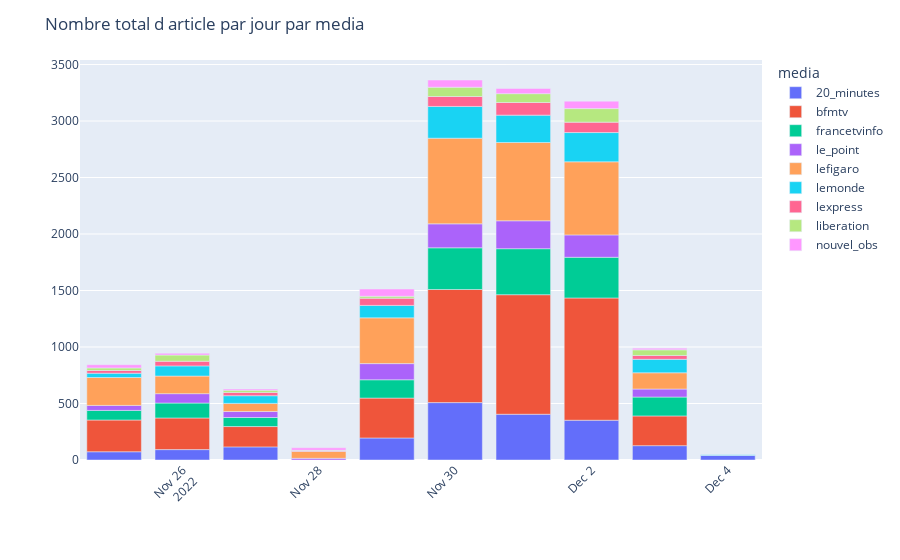

The code cell stored with this chart in its notebook:
### Code cell
fig = go.Figure()
trace_temporal_split = []
trace_temporal_split.append( px.bar(
    df_count_pub_date_media,
    x="news_publication_date",
    y="news_title",
    color='media',
))

fig.update_xaxes(tickangle=-45, title=None)
fig.update_yaxes(title=None)
fig.update_layout(margin={"b": 100}, title_text='Nombre total d article par jour par media')

fig.show()

### Figure 1 — Plotly figure (JSON) as saved in the notebook; plotly's stock layout.template omitted (floating-point values rounded to 4 significant figures)
{"data": [{"alignmentgroup": "True", "hovertemplate": "media=20_minutes<br>news_publication_date=%{x}<br>news_title=%{y}<extra></extra>", "legendgroup": "20_minutes", "marker": {"color": "#636efa", "pattern": {"shape": ""}}, "name": "20_minutes", "offsetgroup": "20_minutes", "orientation": "v", "showlegend": true, "textposition": "auto", "type": "bar", "x": ["2022-11-25", "2022-11-26", "2022-11-27", "2022-11-29", "2022-11-30", "2022-12-01", "2022-12-02", "2022-12-03", "2022-12-04"], "xaxis": "x", "y": [73, 92, 116, 195, 508, 405, 352, 127, 42], "yaxis": "y"}, {"alignmentgroup": "True", "hovertemplate": "media=bfmtv<br>news_publication_date=%{x}<br>news_title=%{y}<extra></extra>", "legendgroup": "bfmtv", "marker": {"color": "#EF553B", "pattern": {"shape": ""}}, "name": "bfmtv", "offsetgroup": "bfmtv", "orientation": "v", "showlegend": true, "textposition": "auto", "type": "bar", "x": ["2022-11-25", "2022-11-26", "2022-11-27", "2022-11-29", "2022-11-30", "2022-12-01", "2022-12-02", "2022-12-03"], "xaxis": "x", "y": [281, 280, 180, 353, 1001, 1058, 1082, 263], "yaxis": "y"}, {"alignmentgroup": "True", "hovertemplate": "media=francetvinfo<br>news_publication_date=%{x}<br>news_title=%{y}<extra></extra>", "legendgroup": "francetvinfo", "marker": {"color": "#00cc96", "pattern": {"shape": ""}}, "name": "francetvinfo", "offsetgroup": "francetvinfo", "orientation": "v", "showlegend": true, "textposition": "auto", "type": "bar", "x": ["2022-11-25", "2022-11-26", "2022-11-27", "2022-11-29", "2022-11-30", "2022-12-01", "2022-12-02", "2022-12-03"], "xaxis": "x", "y": [85, 132, 80, 162, 369, 407, 360, 167], "yaxis": "y"}, {"alignmentgroup": "True", "hovertemplate": "media=le_point<br>news_publication_date=%{x}<br>news_title=%{y}<extra></extra>", "legendgroup": "le_point", "marker": {"color": "#ab63fa", "pattern": {"shape": ""}}, "name": "le_point", "offsetgroup": "le_point", "orientation": "v", "showlegend": true, "textposition": "auto", "type": "bar", "x": ["2022-11-25", "2022-11-26", "2022-11-27", "2022-11-28", "2022-11-29", "2022-11-30", "2022-12-01", "2022-12-02", "2022-12-03"], "xaxis": "x", "y": [44, 83, 53, 15, 143, 212, 247, 198, 71], "yaxis": "y"}, {"alignmentgroup": "True", "hovertemplate": "media=lefigaro<br>news_publication_date=%{x}<br>news_title=%{y}<extra></extra>", "legendgroup": "lefigaro", "marker": {"color": "#FFA15A", "pattern": {"shape": ""}}, "name": "lefigaro", "offsetgroup": "lefigaro", "orientation": "v", "showlegend": true, "textposition": "auto", "type": "bar", "x": ["2022-11-25", "2022-11-26", "2022-11-27", "2022-11-28", "2022-11-29", "2022-11-30", "2022-12-01", "2022-12-02", "2022-12-03", "2022-12-04"], "xaxis": "x", "y": [247, 156, 72, 61, 405, 758, 693, 647, 144, 1], "yaxis": "y"}, {"alignmentgroup": "True", "hovertemplate": "media=lemonde<br>news_publication_date=%{x}<br>news_title=%{y}<extra></extra>", "legendgroup": "lemonde", "marker": {"color": "#19d3f3", "pattern": {"shape": ""}}, "name": "lemonde", "offsetgroup": "lemonde", "orientation": "v", "showlegend": true, "textposition": "auto", "type": "bar", "x": ["2022-11-25", "2022-11-26", "2022-11-27", "2022-11-29", "2022-11-30", "2022-12-01", "2022-12-02", "2022-12-03", "2022-12-04"], "xaxis": "x", "y": [38, 90, 68, 110, 281, 242, 259, 119, 4], "yaxis": "y"}, {"alignmentgroup": "True", "hovertemplate": "media=lexpress<br>news_publication_date=%{x}<br>news_title=%{y}<extra></extra>", "legendgroup": "lexpress", "marker": {"color": "#FF6692", "pattern": {"shape": ""}}, "name": "lexpress", "offsetgroup": "lexpress", "orientation": "v", "showlegend": true, "textposition": "auto", "type": "bar", "x": ["2022-11-25", "2022-11-26", "2022-11-27", "2022-11-28", "2022-11-29", "2022-11-30", "2022-12-01", "2022-12-02", "2022-12-03"], "xaxis": "x", "y": [24, 41, 29, 5, 64, 88, 112, 92, 34], "yaxis": "y"}, {"alignmentgroup": "True", "hovertemplate": "media=liberation<br>news_publication_date=%{x}<br>news_title=%{y}<extra></extra>", "legendgroup": "liberation", "marker": {"color": "#B6E880", "pattern": {"shape": ""}}, "name": "liberation", "offsetgroup": "liberation", "orientation": "v", "showlegend": true, "textposition": "auto", "type": "bar", "x": ["2022-11-25", "2022-11-26", "2022-11-27", "2022-11-28", "2022-11-29", "2022-11-30", "2022-12-01", "2022-12-02", "2022-12-03"], "xaxis": "x", "y": [23, 55, 20, 5, 17, 82, 78, 120, 50], "yaxis": "y"}, {"alignmentgroup": "True", "hovertemplate": "media=nouvel_obs<br>news_publication_date=%{x}<br>news_title=%{y}<extra></extra>", "legendgroup": "nouvel_obs", "marker": {"color": "#FF97FF", "pattern": {"shape": ""}}, "name": "nouvel_obs", "offsetgroup": "nouvel_obs", "orientation": "v", "showlegend": true, "textposition": "auto", "type": "bar", "x": ["2022-11-25", "2022-11-26", "2022-11-27", "2022-11-28", "2022-11-29", "2022-11-30", "2022-12-01", "2022-12-02", "2022-12-03"], "xaxis": "x", "y": [28, 15, 11, 22, 64, 64, 46, 66, 15], "yaxis": "y"}], "layout": {"barmode": "relative", "legend": {"title": {"text": "media"}, "tracegroupgap": 0}, "margin": {"b": 100, "t": 60}, "title": {"text": "Nombre total d article par jour par media"}, "xaxis": {"anchor": "y", "domain": [0, 1], "tickangle": -45, "title": {}}, "yaxis": {"anchor": "x", "domain": [0, 1], "title": {}}}}
